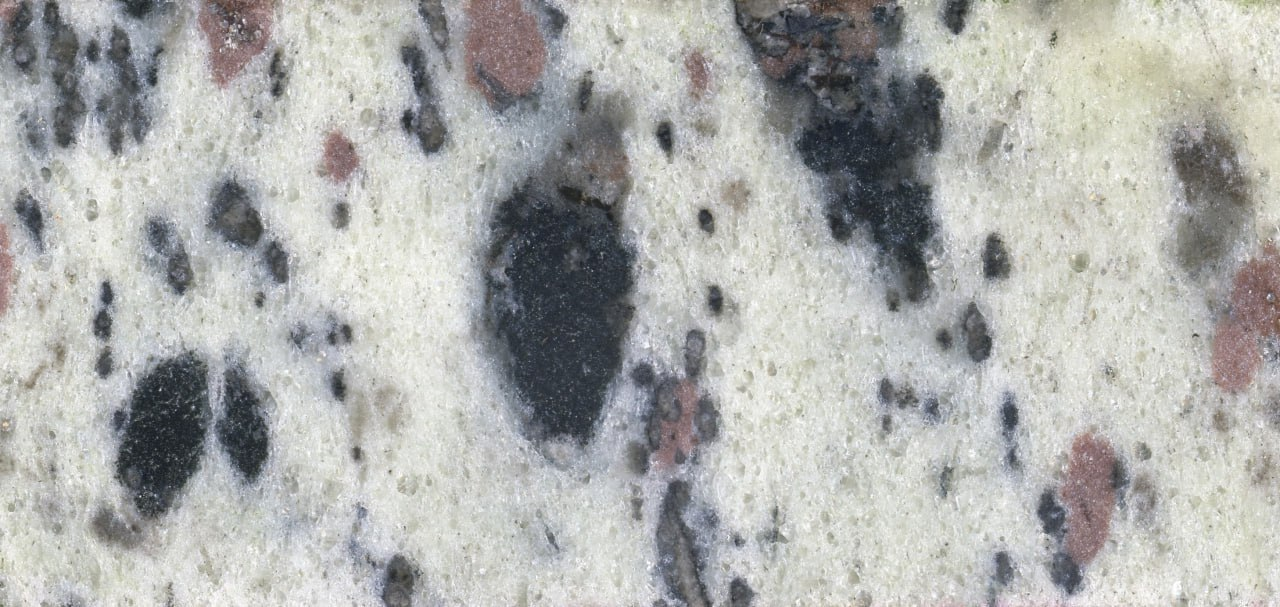
#> input picture Old Files/Test1.jpg, 1280 x 607 px
$ python Test.py
#> lines starting #> are read from the running program, lines starting #| are printed output that depends on the picture; after the words box and inside, x2 and y2 are one past the last pixel; in counts of white or black regions, pixels touching at a corner belong together
import os
import cv2
import numpy as np
import matplotlib.pyplot as plt
from matplotlib.colors import hsv_to_rgb
from omegaconf import OmegaConf, MISSING
from mpl_toolkits.mplot3d import Axes3D

# #Загрузка изображения (Апатит)
# image1 = cv2.imread('Test2.jpg')
# # Конвертация изображения в HSV
# hsv_image1 = cv2.cvtColor(image1, cv2.COLOR_BGR2HSV)

# # Загрузка второго изображения (для тестов)
# image2 = cv2.imread('Originalv2.jpg')
# # Конвертация второго изображения в HSV
# hsv_image2 = cv2.cvtColor(image2, cv2.COLOR_BGR2HSV)

# #Маска
def nothing(x): pass

# Load in image
image = cv2.imread('Test1.jpg')
#> image is the input picture: shape (607, 1280, 3); mean B, G, R 172.9, 174.9, 173.9

# Create a window
cv2.namedWindow('image')

# create trackbars for color change
cv2.createTrackbar('HMin','image',0,179,nothing) # Hue is from 0-179 for Opencv
#> slider 'HMin' is set to 35
cv2.createTrackbar('SMin','image',0,255,nothing)
#> slider 'SMin' is set to 51
cv2.createTrackbar('VMin','image',0,255,nothing)
#> slider 'VMin' is set to 51
cv2.createTrackbar('HMax','image',0,179,nothing)
#> slider 'HMax' is set to 179
cv2.createTrackbar('SMax','image',0,255,nothing)
#> slider 'SMax' is set to 255
cv2.createTrackbar('VMax','image',0,255,nothing)
#> slider 'VMax' is set to 255

# Set default value for MAX HSV trackbars.
cv2.setTrackbarPos('HMax', 'image', 179)
cv2.setTrackbarPos('SMax', 'image', 255)
cv2.setTrackbarPos('VMax', 'image', 255)

# Initialize to check if HSV min/max value changes
hMin = sMin = vMin = hMax = sMax = vMax = 0
phMin = psMin = pvMin = phMax = psMax = pvMax = 0

output = image
wait_time = 33

while(1):
    # get current positions of all trackbars
    hMin = cv2.getTrackbarPos('HMin','image')
    sMin = cv2.getTrackbarPos('SMin','image')
    vMin = cv2.getTrackbarPos('VMin','image')

    hMax = cv2.getTrackbarPos('HMax','image')
    sMax = cv2.getTrackbarPos('SMax','image')
    vMax = cv2.getTrackbarPos('VMax','image')

    # Set minimum and max HSV values to display
    lower = np.array([hMin, sMin, vMin])
    upper = np.array([hMax, sMax, vMax])

    # lower = np.array([140, 165, 136])
    # upper = np.array([153, 230, 180])

    # Create HSV Image and threshold into a range.
    hsv = cv2.cvtColor(image, cv2.COLOR_BGR2HSV)
#> hsv: shape (607, 1280, 3); mean H, S, V 66.1, 15.5, 178.1
    mask = cv2.inRange(hsv, lower, upper)
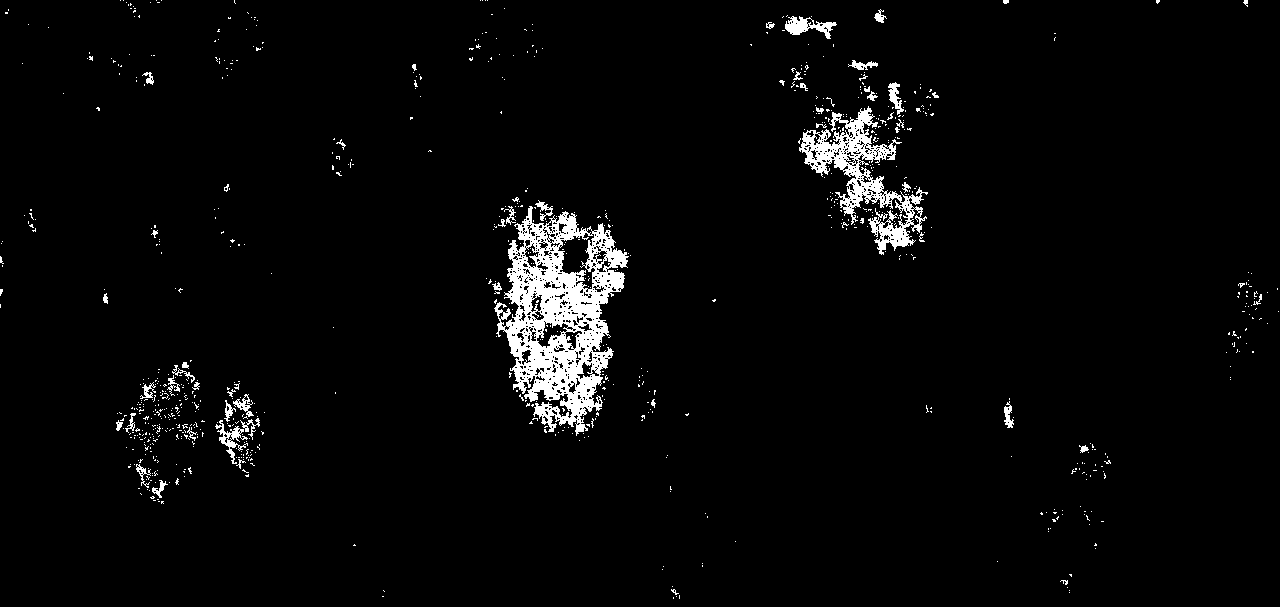
#> mask: shape (607, 1280); 3.2% white; 845 white regions (795 under 20 px), largest, box (x1, y1, x2, y2) and area: (494, 206, 629, 436) 13896, (799, 106, 928, 255) 5231, (785, 16, 837, 39) 533
    output = cv2.bitwise_and(image,image, mask= mask)
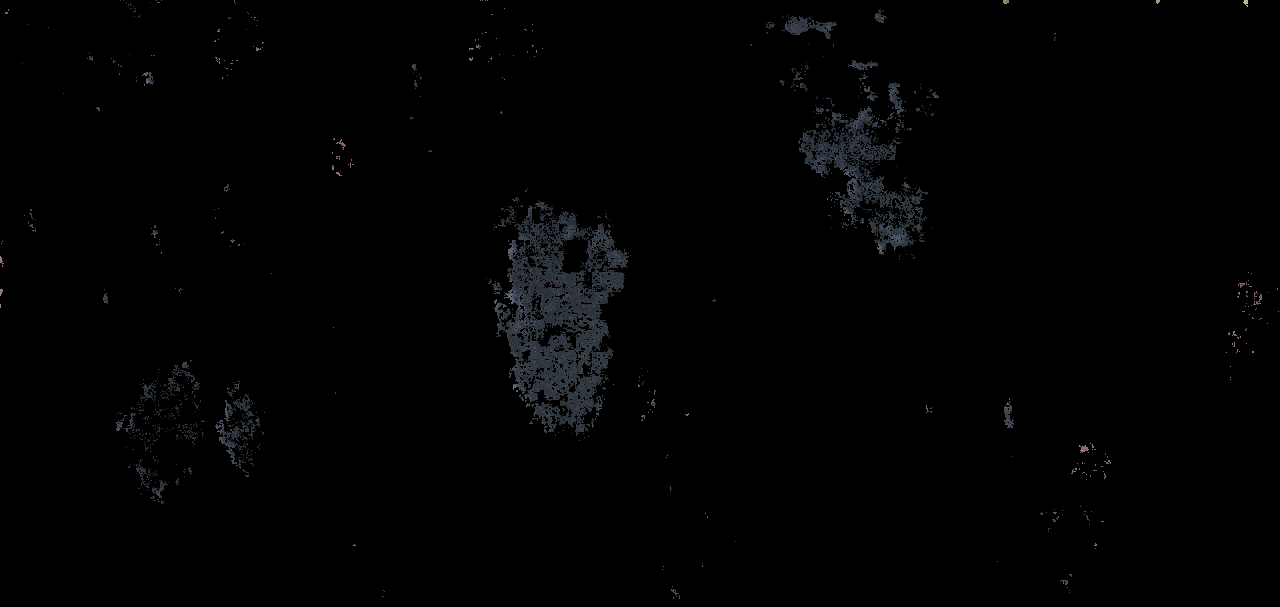
#> output: shape (607, 1280, 3); mean B, G, R 2.1, 1.9, 1.7

# Print if there is a change in HSV value
    if( (phMin != hMin) | (psMin != sMin) | (pvMin != vMin) | (phMax != hMax) | (psMax != sMax) | (pvMax != vMax) ):
        print("(hMin = %d , sMin = %d, vMin = %d), (hMax = %d , sMax = %d, vMax = %d)" % (hMin , sMin , vMin, hMax, sMax , vMax))
    phMin = hMin
    psMin = sMin
    pvMin = vMin
    phMax = hMax
    psMax = sMax
    pvMax = vMax

    # Display output image
    cv2.imshow('image',output)

    # Wait longer to prevent freeze for videos.
    if cv2.waitKey(wait_time) & 0xFF == ord('q'):
#> (key q is pressed here)
        break

cv2.destroyAllWindows()

#Ещё тест
#lower_bound = np.array([318, 55, 26])
#upper_bound = np.array([357, 86, 95])
# #
# #Это даже работает
# lower_bound = np.array([140, 165, 136])
# upper_bound = np.array([153, 230, 180])
#
# # Создание маски к изображениям
# mask_img1 = cv2.inRange(hsv_image1, lower_bound, upper_bound)
#
# # mask_img2 = cv2.inRange(hsv_image2, lower_bound, upper_bound)
#
# # Применение маски к изображениям
# masked_image1 = cv2.bitwise_and(image1, image1, mask=mask_img1)
#
# # masked_image2 = cv2.bitwise_and(image2, image2, mask=mask_img2)
#
# #----- Отображение маски и итогового изображения -----
# plt.figure(figsize=(40, 20))
#
# plt.subplot(1, 1, 1)
# plt.imshow(cv2.cvtColor(hsv_image1, cv2.COLOR_BGR2RGB))
# plt.title('HSV Image')
# plt.axis('off')
# #
# # plt.subplot(1, 2, 2)
# # plt.imshow(cv2.cvtColor(hsv_image1, cv2.COLOR_BGR2RGB))
# # plt.title('HSV Image 2')
# # plt.axis('off')
#
# # plt.subplot(1, 2, 1)
# # plt.imshow(mask_img1, cmap='gray')
# # plt.title('Mask Image 1')
# # plt.axis('off')
# #
# # plt.subplot(1, 2, 2)
# # plt.imshow(cv2.cvtColor(masked_image1, cv2.COLOR_BGR2RGB))
# # plt.title('Masked Image 1')
# # plt.axis('off')
#
# # plt.subplot(10, 4, 3)
# # plt.imshow(mask_img2, cmap='gray')
# # plt.title('Mask Image 2')
# # plt.axis('off')
# #
# # plt.subplot(10, 4, 4)
# # plt.imshow(cv2.cvtColor(masked_image2, cv2.COLOR_BGR2RGB))
# # plt.title('Masked Image 2')
# # plt.axis('off')
#
# plt.show()

# # # ----- Гистограмма 2-ухмерная -----
#
# # image3 = cv2.imread('Original33.png')
# # hsv_image3 = cv2.cvtColor(image3, cv2.COLOR_BGR2HSV)
# # H, S, V = image3[:,:,0], image3[:,:,1], image3[:,:,2]
# # plt.figure(figsize=(10,8))
# # plt.subplot(311)  # график в первой ячейке
# # plt.subplots_adjust(hspace=.5)
# # plt.title("Hue")
# # plt.hist(np.ndarray.flatten(H), bins=180)
# # plt.subplot(312)  # график во второй ячейке
# # plt.title("Saturation")
# # plt.hist(np.ndarray.flatten(S), bins=128)
# # plt.subplot(313)
# # plt.title("Value")
# # plt.hist(np.ndarray.flatten(V), bins=128)
# #
# # plt.show()
#
#
# # ----- Гистограмма 3-ехмерная (не используется) ------
# #
# # def hist3d_hsv(rgb_img, bins=20, scale_dots=1.0, figsize=(10, 5), range=((0, 255), (0, 255), (0, 255)), bg_color=(0, 0.2, 0)):
# #     h, w, ch = rgb_img.shape
# #     assert ch == 3, "Only 3-channel images allowed!"
# #     hsv_img = cv2.cvtColor(rgb_img, cv2.COLOR_RGB2HSV)
# #     hist, edges = np.histogramdd(hsv_img.reshape(h * w, ch), range=range, bins=bins)
#
#
#
# #____Показ по каждому каналу____
#
# # plt.figure(figsize=(15, 5))
# # plt.subplot(1, 3, 1)
# # plt.imshow(hsv_image[:, :, 0], cmap='gray')
# # plt.title('Hue Channel')
# # plt.axis('off')
# #
# # plt.subplot(1, 3, 2)
# # plt.imshow(hsv_image[:, :, 1], cmap='gray')
# # plt.title('Saturation Channel')
# # plt.axis('off')
# #
# # plt.subplot(1, 3, 3)
# # plt.imshow(hsv_image[:, :, 2], cmap='gray')
# # plt.title('Value Channel')
# # plt.axis('off')
# #
# # plt.show()

#Среднее значение каналов HSV изображения
# mean_hue = np.mean(hsv_image2[:, :, 0])
# mean_saturation = np.mean(hsv_image2[:, :, 1])
# mean_value = np.mean(hsv_image2[:, :, 2])
#
# print(f"Среднее значение Hue: {mean_hue}")
# print(f"Среднее значение Saturation: {mean_saturation}")
# print(f"Среднее значение Value: {mean_value}")

# ----- График от Димы ------

# image_path = "HSV Test2.png"
#
# def plot_hsv_points(image_path):
#     import cv2
#     import matplotlib.pyplot as plt
#     from mpl_toolkits.mplot3d import Axes3D
#     import numpy as np
#
#     img = cv2.imread(image_path)
#     if img is None:
#         raise ValueError(f"Не удалось загрузить изображение по пути: {image_path}")
#
#     # Преобразуем изображение в HSV
#     hsv_img = cv2.cvtColor(img, cv2.COLOR_BGR2HSV)
#
#     # Извлекаем каналы H, S и V
#     h_channel = hsv_img[:, :, 0].flatten() # Hue
#     s_channel = hsv_img[:, :, 1].flatten() # Saturation
#     v_channel = hsv_img[:, :, 2].flatten() # Value
#
#     hMin = 125
#     hMax = 170
#     sMin = 165
#     sMax = 230
#     vMin = 136
#     vMax = 180
#
#     # Фильтруем по заданным диапазонам HSV
#     mask = (
#     (h_channel >= hMin) & (h_channel <= hMax) &
#     (s_channel >= sMin) & (s_channel <= sMax) &
#     (v_channel >= vMin) & (v_channel <= vMax)
#     )
#
#     # Применяем маску для фильтрации значений
#     h_filtered = h_channel[mask]
#     s_filtered = s_channel[mask]
#     v_filtered = v_channel[mask]
#
#     # Создаем 3D график
#     fig = plt.figure()
#     ax = fig.add_subplot(111, projection='3d')
#
#     # Создаем точечный график
#     ax.scatter(h_filtered, s_filtered, v_filtered, c='b', marker='o', alpha=0.5)
#
#     ax.set_xlabel('Hue')
#     ax.set_ylabel('Saturation')
#     ax.set_zlabel('Value')
#     plt.title('3D Scatter Plot in HSV Space (Filtered)')
#     plt.show()
#
# # Путь к изображению
# image_path = "HSV Test2.png"
#
# # Создаем 3D график
# plot_hsv_points(image_path)


# # ##############################################################################
# # # HISTOGRAM FUNCTION
# # ##############################################################################
# #Облако точек с проекцией
# """
# def hist3d_hsv(rgb_img, bins=20, scale_dots=1.0, figsize=(12, 6), range=((0, 255), (0, 255), (0, 255)),
#                bg_color=(0, 0.2, 0)):
#
#     #rgb_img must be in range 0, 255!
#     #HSV will be in range 0..179, 0..255, 0..255
#
#     h, w, ch = rgb_img.shape
#     assert ch == 3, "Only 3-channel images allowed!"
#
#     # Convert image to HSV
#     image1 = cv2.cvtColor(rgb_img, cv2.COLOR_RGB2HSV)
#
#     # Calculate histogram
#     hist, edges = np.histogramdd(image1.reshape(h * w, ch), range=range, bins=bins)
#
#     # Get non-zero histogram indices
#     hidxs = hist.nonzero()
#     n_hidxs = hidxs[0].shape[0]
#
#     # Initialize size and color arrays
#     sizevals = np.zeros(n_hidxs, dtype=np.float64)
#     hsv_vals = np.zeros((n_hidxs, ch), dtype=np.float64)
#
#     for i, hid in enumerate(zip(*hidxs)):
#         sizevals[i] = hist[hid]
#         hsv_vals[i] = [edg[j] for j, edg in zip(hid, edges)]
#
#     # Normalize sizes
#     try:
#         sizevals /= sizevals.max()
#     except ZeroDivisionError:
#         raise RuntimeError("This should never happen")
#
#     # Convert HSV to RGB for coloring
#     rgb_vals = hsv_vals.copy()
#     rgb_vals[:, 0] /= 179
#     rgb_vals[:, 1] /= 255
#     rgb_vals[:, 2] /= 255
#     rgb_vals = hsv_to_rgb(rgb_vals)
#
#     # Adjust dot size for better visualization
#     sizevals *= (scale_dots * 100)
#
#     # Create figure and 3D axis
#     fig = plt.figure(figsize=figsize)
#     ax_im = fig.add_subplot(1, 2, 1)
#     ax_hist = fig.add_subplot(1, 2, 2, projection='3d')
#
#     # Display original image
#     ax_im.imshow(rgb_img)
#
#     # Plot histogram as 3D scatter plot
#     scatter = ax_hist.scatter(hsv_vals[:, 0], hsv_vals[:, 1], hsv_vals[:, 2], c=rgb_vals, s=sizevals, alpha=0.8,
#                               edgecolor='k')
#
#     # Plot projections on each axis plane
#     ax_hist.scatter(hsv_vals[:, 0], hsv_vals[:, 1], np.zeros_like(hsv_vals[:, 2]), c='red', alpha=0.3, s=5,
#                     label='Hue-Saturation plane')
#     ax_hist.scatter(hsv_vals[:, 0], np.zeros_like(hsv_vals[:, 1]), hsv_vals[:, 2], c='green', alpha=0.3, s=5,
#                     label='Hue-Value plane')
#     ax_hist.scatter(np.zeros_like(hsv_vals[:, 0]), hsv_vals[:, 1], hsv_vals[:, 2], c='blue', alpha=0.3, s=5,
#                     label='Saturation-Value plane')
#
#     # Set labels, legend, and background color
#     ax_hist.set_xlabel("Hue", color='red')
#     ax_hist.set_ylabel("Saturation", color='green')
#     ax_hist.set_zlabel("Value", color='blue')
#     ax_hist.set_facecolor(bg_color)
#     ax_hist.legend()
#
#     fig.tight_layout()
#     return fig
# """
#
# #Облако точек без проекции
# def hist3d_hsv(rgb_img, bins=20, scale_dots=1.0, figsize=(12, 6), range=((0, 255), (0, 255), (0, 255)),
#                bg_color=(0, 0.2, 0)):
#     """
#     rgb_img must be in range 0, 255!
#     HSV will be in range 0..179, 0..255, 0..255
#     """
#     h, w, ch = rgb_img.shape
#     assert ch == 3, "Only 3-channel images allowed!"
#
#     # Convert image to HSV
#     image1 = cv2.cvtColor(rgb_img, cv2.COLOR_RGB2HSV)
#
#     # Calculate histogram
#     hist, edges = np.histogramdd(image1.reshape(h * w, ch), range=range, bins=bins)
#
#     # Get non-zero histogram indices
#     hidxs = hist.nonzero()
#     n_hidxs = hidxs[0].shape[0]
#
#     # Initialize size and color arrays
#     sizevals = np.zeros(n_hidxs, dtype=np.float64)
#     hsv_vals = np.zeros((n_hidxs, ch), dtype=np.float64)
#
#     for i, hid in enumerate(zip(*hidxs)):
#         sizevals[i] = hist[hid]
#         hsv_vals[i] = [edg[j] for j, edg in zip(hid, edges)]
#
#     # Normalize sizes
#     try:
#         sizevals /= sizevals.max()
#     except ZeroDivisionError:
#         raise RuntimeError("This should never happen")
#
#     # Convert HSV to RGB for coloring
#     rgb_vals = hsv_vals.copy()
#     rgb_vals[:, 0] /= 179
#     rgb_vals[:, 1] /= 255
#     rgb_vals[:, 2] /= 255
#     rgb_vals = hsv_to_rgb(rgb_vals)
#
#     # Adjust dot size for better visualization
#     sizevals *= (scale_dots * 100)
#
#     # Create figure and 3D axis
#     fig = plt.figure(figsize=figsize)
#     ax_im = fig.add_subplot(1, 2, 1)
#     ax_hist = fig.add_subplot(1, 2, 2, projection='3d')
#
#     # Display original image
#     ax_im.imshow(rgb_img)
#
#     # Plot histogram as 3D scatter plot with different colors for each axis
#     ax_hist.scatter(hsv_vals[:, 0], hsv_vals[:, 1], hsv_vals[:, 2], c=rgb_vals, s=sizevals, alpha=0.8, edgecolor='k')
#
#     # Set labels and background color
#     ax_hist.set_xlabel("Hue", color='red')
#     ax_hist.set_ylabel("Saturation", color='green')
#     ax_hist.set_zlabel("Value", color='blue')
#     ax_hist.set_facecolor(bg_color)
#
#     fig.tight_layout()
#     return fig
#
# # ----- Гистограмма с линиями 3-ехмерная -----
# """
# def hist3d_hsv(rgb_img, bins=20, scale_dots=1.0, figsize=(10, 5), range=((0, 255), (0, 255), (0, 255)),
#                bg_color=(0, 0.2, 0)):
#
#     #rgb_img must be in range 0, 255!
#     #HSV will be in range 0..179, 0..255, 0..255
#
#     h, w, ch = rgb_img.shape
#     assert ch == 3, "Only 3-channel images allowed!"
#
#     # Convert image to HSV
#     image1 = cv2.cvtColor(rgb_img, cv2.COLOR_RGB2HSV)
#
#     # Calculate histogram
#     hist, edges = np.histogramdd(image1.reshape(h * w, ch), range=range, bins=bins)
#
#     # Get non-zero histogram indices
#     hidxs = hist.nonzero()
#     n_hidxs = hidxs[0].shape[0]
#
#     # Initialize size and color arrays
#     sizevals = np.zeros(n_hidxs, dtype=np.float64)
#     hsv_vals = np.zeros((n_hidxs, ch), dtype=np.float64)
#
#     for i, hid in enumerate(zip(*hidxs)):
#         sizevals[i] = hist[hid]
#         hsv_vals[i] = [edg[j] for j, edg in zip(hid, edges)]
#
#     # Normalize sizes
#     try:
#         sizevals /= sizevals.max()
#     except ZeroDivisionError:
#         raise RuntimeError("This should never happen")
#
#     # Convert HSV to RGB for coloring
#     rgb_vals = hsv_vals.copy()
#     rgb_vals[:, 0] /= 179
#     rgb_vals[:, 1] /= 255
#     rgb_vals[:, 2] /= 255
#     rgb_vals = hsv_to_rgb(rgb_vals)
#
#     # Create figure and 3D axis
#     fig = plt.figure(figsize=figsize)
#     ax_im = fig.add_subplot(1, 2, 1)
#     ax_hist = fig.add_subplot(1, 2, 2, projection='3d')
#
#     # Display original image
#     ax_im.imshow(rgb_img)
#
#     # Plot histogram as 3D bars
#     width = depth = (255 / bins)
#     ax_hist.bar3d(hsv_vals[:, 0], hsv_vals[:, 1], np.zeros(n_hidxs), width, depth, sizevals, color=rgb_vals, shade=True)
#
#     # Set labels and background color
#     ax_hist.set_xlabel("Hue")
#     ax_hist.set_ylabel("Saturation")
#     ax_hist.set_zlabel("Value")
#     ax_hist.set_facecolor(bg_color)
#
#     fig.tight_layout()
#     return fig
# """
# # ----- Ещё гистограмма с цветными линиями для большей наглядности -----
#
# """
# def hist3d_hsv(rgb_img, bins=20, scale_dots=1.0, figsize=(10, 5), range=((0, 255), (0, 255), (0, 255)),
#                bg_color=(0, 0.2, 0)):
#
#     #rgb_img must be in range 0, 255!
#     #HSV will be in range 0..179, 0..255, 0..255
#
#     h, w, ch = rgb_img.shape
#     assert ch == 3, "Only 3-channel images allowed!"
#
#     # Convert image to HSV
#     image1 = cv2.cvtColor(rgb_img, cv2.COLOR_RGB2HSV)
#
#     # Calculate histogram
#     hist, edges = np.histogramdd(image1.reshape(h * w, ch), range=range, bins=bins)
#
#     # Get non-zero histogram indices
#     hidxs = hist.nonzero()
#     n_hidxs = hidxs[0].shape[0]
#
#     # Initialize size and color arrays
#     sizevals = np.zeros(n_hidxs, dtype=np.float64)
#     hsv_vals = np.zeros((n_hidxs, ch), dtype=np.float64)
#
#     for i, hid in enumerate(zip(*hidxs)):
#         sizevals[i] = hist[hid]
#         hsv_vals[i] = [edg[j] for j, edg in zip(hid, edges)]
#
#     # Normalize sizes
#     try:
#         sizevals /= sizevals.max()
#     except ZeroDivisionError:
#         raise RuntimeError("This should never happen")
#
#     # Convert HSV to RGB for coloring with adjusted brightness
#     rgb_vals = hsv_vals.copy()
#     rgb_vals[:, 0] /= 179
#     rgb_vals[:, 1] /= 255
#     rgb_vals[:, 2] /= 255
#     rgb_vals = hsv_to_rgb(rgb_vals)
#
#     # Normalize HSV values for better color scaling
#     rgb_vals[:, 1] = np.clip(rgb_vals[:, 1] * 1.5, 0, 1)  # Increase saturation
#     rgb_vals[:, 2] = np.clip(rgb_vals[:, 2] * 1.5, 0, 1)  # Increase brightness
#
#     # Apply unique color adjustments to make plots more expressive
#     rgb_vals_hue = np.copy(rgb_vals)
#     rgb_vals_hue[:, 1:] *= 1  # Dim saturation and value to highlight hue
#
#     rgb_vals_saturation = np.copy(rgb_vals)
#     rgb_vals_saturation[:, [0, 2]] *= 1  # Dim hue and value to highlight saturation
#
#     rgb_vals_value = np.copy(rgb_vals)
#     rgb_vals_value[:, :2] *= 1  # Dim hue and saturation to highlight value
#
#     # Create figure and 3D axis
#     fig = plt.figure(figsize=figsize)
#     ax_im = fig.add_subplot(1, 2, 1)
#     ax_hist = fig.add_subplot(1, 2, 2, projection='3d')
#
#     # Display original image
#     ax_im.imshow(rgb_img)
#
#     # Plot histogram as 3D bars with color highlighting
#     width = depth = (255 / bins)
#     alpha_value = 0.95
#     ax_hist.bar3d(hsv_vals[:, 0], hsv_vals[:, 1], np.zeros(n_hidxs), width, depth, sizevals, color=rgb_vals_hue,
#                   alpha=alpha_value, shade=False, label='Hue')
#     ax_hist.bar3d(hsv_vals[:, 0], hsv_vals[:, 1], np.zeros(n_hidxs), width, depth, sizevals, color=rgb_vals_saturation,
#                   alpha=alpha_value, shade=False, label='Saturation')
#     ax_hist.bar3d(hsv_vals[:, 0], hsv_vals[:, 1], np.zeros(n_hidxs), width, depth, sizevals, color=rgb_vals_value,
#                   alpha=alpha_value, shade=False, label='Value')
#
#     # Set labels and background color
#     ax_hist.set_xlabel("Hue")
#     ax_hist.set_ylabel("Saturation")
#     ax_hist.set_zlabel("Value")
#     ax_hist.set_facecolor(bg_color)
#
#     # Add legend to differentiate bars
#     ax_hist.legend()
#
#     fig.tight_layout()
#     return fig
# """
#
# # ##############################################################################
# # # GLOBALS
# # ##############################################################################
# CONF = OmegaConf.create()
# CONF.IMG_PATH = 'Original.png'
# CONF.BINS = 20
# CONF.SCALE_DOTS = 7.0
# CONF.DPI = 200
# CONF.SUFFIX_OUT = "_plot.png"
# CONF.FIGSIZE = (11, 5)  # h, w
# CONF.BG_RGB = (0.8, 1, 0.8)
# CONF.PLOT = False
# #
# cli_conf = OmegaConf.from_cli()
# CONF = OmegaConf.merge(CONF, cli_conf)
# print(OmegaConf.to_yaml(CONF))
#
#
# # ##############################################################################
# # # MAIN ROUTINE
# # ##############################################################################
# img_rgb = cv2.cvtColor(cv2.imread(CONF.IMG_PATH), cv2.COLOR_BGR2RGB)
# fig = hist3d_hsv(img_rgb,
#                  bins=CONF.BINS,
#                  scale_dots=CONF.SCALE_DOTS,
#                  figsize=CONF.FIGSIZE,
#                  bg_color=CONF.BG_RGB)
#
# if CONF.PLOT:
#     fig.show()
#     breakpoint()
# else:
#     out_path = os.path.splitext(CONF.IMG_PATH)[0] + CONF.SUFFIX_OUT
#     fig.savefig(out_path, dpi=CONF.DPI)
